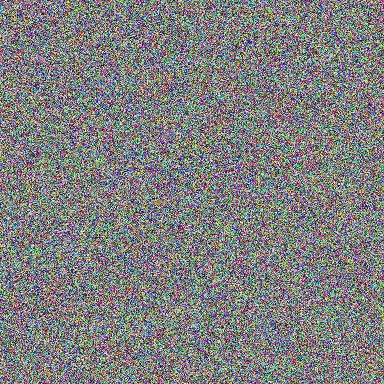
#> input picture apps/server/test_direct.jpg, 384 x 384 px
$ python -i image_quality.py   (imports and definitions only)   (older library calls are emulated)
#> lines starting #> are read from the running program, lines starting #| are printed output that depends on the picture
"""
Image quality validation service.

Performs quality checks on images before inference:
- Blur detection using variance of Laplacian
- Brightness validation (too dark/too bright)
"""

import cv2
import numpy as np
from typing import Tuple, Optional
from enum import Enum
from PIL import Image
import logging

logger = logging.getLogger(__name__)


class ImageQualityIssue(Enum):
    """Types of image quality issues."""
    BLURRY = "blurry"
    TOO_DARK = "too_dark"
    TOO_BRIGHT = "too_bright"
    LOW_RESOLUTION = "low_resolution"
    OK = "ok"


class ImageQualityResult:
    """Result of image quality check."""

    def __init__(self, is_acceptable: bool, issue: ImageQualityIssue,
                 blur_score: Optional[float] = None,
                 brightness_score: Optional[float] = None,
                 resolution: Optional[Tuple[int, int]] = None):
        self.is_acceptable = is_acceptable
        self.issue = issue
        self.blur_score = blur_score
        self.brightness_score = brightness_score
        self.resolution = resolution

    def get_user_message(self) -> str:
        """Get user-friendly message for the quality issue."""
        if self.issue == ImageQualityIssue.BLURRY:
            return "Image is too blurry. Please ensure the camera is focused and hold steady while taking the photo."
        elif self.issue == ImageQualityIssue.TOO_DARK:
            return "Image is too dark. Please take the photo in better lighting conditions or increase brightness."
        elif self.issue == ImageQualityIssue.TOO_BRIGHT:
            return "Image is overexposed. Please reduce lighting or move away from direct light sources."
        elif self.issue == ImageQualityIssue.LOW_RESOLUTION:
            return "Image resolution is too low. Please take a clearer photo from a closer distance or use a higher resolution camera."
        return ""


MIN_WIDTH = 224         # Minimum acceptable image width in pixels
MIN_HEIGHT = 224        # Minimum acceptable image height in pixels
# Quality thresholds - Very lenient for real-world mobile photos
BLUR_THRESHOLD = 20.0   # Variance of Laplacian below this indicates blur (very lenient for real photos)
BRIGHTNESS_MIN = 20.0   # Mean pixel intensity below this is too dark (0-255 scale) (very lenient)
BRIGHTNESS_MAX = 240.0  # Mean pixel intensity above this is too bright (0-255 scale) (very lenient)


def check_blur(image: Image.Image) -> Tuple[bool, float]:
    """
    Check if image is blurry using variance of Laplacian method.

    Args:
        image: PIL Image to check

    Returns:
        Tuple of (is_acceptable, blur_score)
        Higher blur_score means sharper image
    """
    try:
        # Convert PIL to numpy array
        img_array = np.array(image)

        # Convert to grayscale if needed
        if len(img_array.shape) == 3:
            gray = cv2.cvtColor(img_array, cv2.COLOR_RGB2GRAY)
        else:
            gray = img_array

        # Calculate variance of Laplacian
        laplacian = cv2.Laplacian(gray, cv2.CV_64F)
        blur_score = float(laplacian.var())

        is_acceptable = blur_score >= BLUR_THRESHOLD

        logger.debug(f"Blur check: score={blur_score:.2f}, threshold={BLUR_THRESHOLD}, acceptable={is_acceptable}")

        return is_acceptable, blur_score

    except Exception as e:
        logger.error(f"Error checking blur: {e}")
        # On error, assume acceptable to not block inference
        return True, 0.0


def check_brightness(image: Image.Image) -> Tuple[bool, float]:
    """
    Check if image brightness is acceptable (not too dark or too bright).

    Args:
        image: PIL Image to check

    Returns:
        Tuple of (is_acceptable, brightness_score)
        brightness_score is mean pixel intensity (0-255)
    """
    try:
        # Convert PIL to numpy array
        img_array = np.array(image)

        # Convert to grayscale for brightness calculation
        if len(img_array.shape) == 3:
            gray = cv2.cvtColor(img_array, cv2.COLOR_RGB2GRAY)
        else:
            gray = img_array

        # Calculate mean pixel intensity
        brightness_score = float(gray.mean())

        is_acceptable = BRIGHTNESS_MIN <= brightness_score <= BRIGHTNESS_MAX

        logger.debug(f"Brightness check: score={brightness_score:.2f}, "
                    f"range=[{BRIGHTNESS_MIN}, {BRIGHTNESS_MAX}], acceptable={is_acceptable}")

        return is_acceptable, brightness_score

    except Exception as e:
        logger.error(f"Error checking brightness: {e}")
        # On error, assume acceptable to not block inference
        return True, 0.0


def check_resolution(image: Image.Image) -> Tuple[bool, Tuple[int, int]]:
    """
    Check if image resolution meets minimum requirements.

    Args:
        image: PIL Image to check

    Returns:
        Tuple of (is_acceptable, (width, height))
    """
    try:
        width, height = image.size

        is_acceptable = width >= MIN_WIDTH and height >= MIN_HEIGHT

        logger.debug(f"Resolution check: {width}x{height}, "
                    f"minimum={MIN_WIDTH}x{MIN_HEIGHT}, acceptable={is_acceptable}")

        return is_acceptable, (width, height)

    except Exception as e:
        logger.error(f"Error checking resolution: {e}")
        # On error, assume acceptable to not block inference
        return True, (0, 0)


def check_image_quality(image: Image.Image) -> ImageQualityResult:
    """
    Perform comprehensive quality checks on an image.

    Checks performed:
    - Resolution (minimum size)
    - Blur detection
    - Brightness validation

    Args:
        image: PIL Image to check

    Returns:
        ImageQualityResult with details of the check
    """
    try:
        # Check resolution first
        resolution_ok, resolution = check_resolution(image)
        if not resolution_ok:
            logger.info(f"Image failed resolution check: {resolution[0]}x{resolution[1]}")
            return ImageQualityResult(
                is_acceptable=False,
                issue=ImageQualityIssue.LOW_RESOLUTION,
                resolution=resolution
            )

        # Check blur
        blur_ok, blur_score = check_blur(image)
        if not blur_ok:
            logger.info(f"Image failed blur check: score={blur_score:.2f}")
            return ImageQualityResult(
                is_acceptable=False,
                issue=ImageQualityIssue.BLURRY,
                blur_score=blur_score,
                resolution=resolution
            )

        # Check brightness
        brightness_ok, brightness_score = check_brightness(image)
        if not brightness_ok:
            if brightness_score < BRIGHTNESS_MIN:
                issue = ImageQualityIssue.TOO_DARK
                logger.info(f"Image too dark: brightness={brightness_score:.2f}")
            else:
                issue = ImageQualityIssue.TOO_BRIGHT
                logger.info(f"Image too bright: brightness={brightness_score:.2f}")

            return ImageQualityResult(
                is_acceptable=False,
                issue=issue,
                blur_score=blur_score,
                brightness_score=brightness_score,
                resolution=resolution
            )

        # All checks passed
        logger.debug(f"Image quality OK: blur={blur_score:.2f}, brightness={brightness_score:.2f}, resolution={resolution[0]}x{resolution[1]}")
        return ImageQualityResult(
            is_acceptable=True,
            issue=ImageQualityIssue.OK,
            blur_score=blur_score,
            brightness_score=brightness_score,
            resolution=resolution
        )

    except Exception as e:
        logger.error(f"Error in image quality check: {e}")
        # On error, assume acceptable to not crash
        return ImageQualityResult(
            is_acceptable=True,
            issue=ImageQualityIssue.OK
        )

>>> import cv2
>>> picture = cv2.cvtColor(cv2.imread('../../test_direct.jpg'), cv2.COLOR_BGR2RGB)
>>> result = check_image_quality(picture)
#> in check_image_quality, `resolution_ok, resolution = check_resolution(image)`: resolution_ok = True; resolution = (0, 0)
#> in check_blur, `gray = cv2.cvtColor(img_array, cv2.COLOR_RGB2GRAY)`:
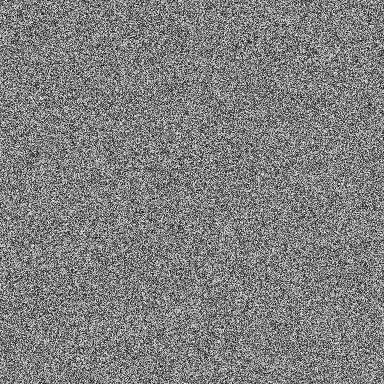
#> gray: shape (384, 384); min 0, max 255, mean 127
#> in check_blur, `laplacian = cv2.Laplacian(gray, cv2.CV_64F)`:
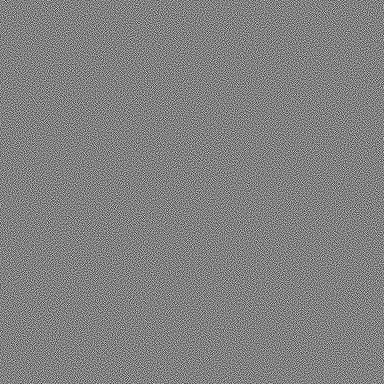
#> laplacian: shape (384, 384) float64; min -834, max 805, mean 0; drawn with min black and max white
#> in check_blur, `blur_score = float(laplacian.var())`: blur_score = 51847.4
#> in check_blur, `is_acceptable = blur_score >= BLUR_THRESHOLD`: is_acceptable = True
#> in check_image_quality, `blur_ok, blur_score = check_blur(image)`: blur_score = 51847.4
#> in check_brightness, `brightness_score = float(gray.mean())`: brightness_score = 127
#> in check_brightness, `is_acceptable = BRIGHTNESS_MIN <= brightness_score <= BRIGHTNESS_MAX`: is_acceptable = True
#> in check_image_quality, `brightness_ok, brightness_score = check_brightness(image)`: brightness_score = 127
#> in __init__, `self.blur_score = blur_score`: self.blur_score = 51847.4
#> in __init__, `self.brightness_score = brightness_score`: self.brightness_score = 127
#> in __init__, `self.resolution = resolution`: self.resolution = (0, 0)

$ run again, on apps/server/test_image.jpg
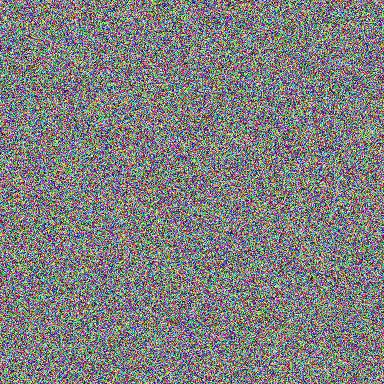
#> input picture apps/server/test_image.jpg, 384 x 384 px
#> resolution_ok = True; resolution = (0, 0)
#> in check_blur, `gray = cv2.cvtColor(img_array, cv2.COLOR_RGB2GRAY)`:
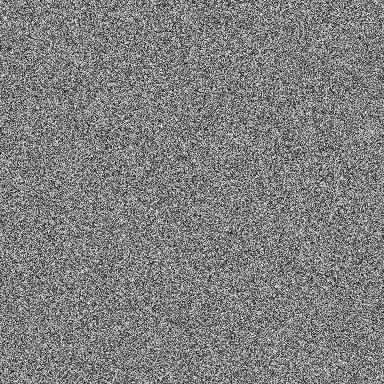
#> gray: shape (384, 384); min 1, max 254, mean 127
#> in check_blur, `laplacian = cv2.Laplacian(gray, cv2.CV_64F)`:
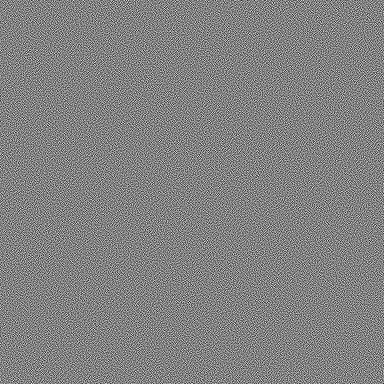
#> laplacian: shape (384, 384) float64; min -777, max 745, mean 0; drawn with min black and max white
#> in check_blur, `blur_score = float(laplacian.var())`: blur_score = 50995.4
#> in check_blur, `is_acceptable = blur_score >= BLUR_THRESHOLD`: is_acceptable = True
#> in check_image_quality, `blur_ok, blur_score = check_blur(image)`: blur_score = 50995.4
#> in check_brightness, `brightness_score = float(gray.mean())`: brightness_score = 127
#> in check_brightness, `is_acceptable = BRIGHTNESS_MIN <= brightness_score <= BRIGHTNESS_MAX`: is_acceptable = True
#> in check_image_quality, `brightness_ok, brightness_score = check_brightness(image)`: brightness_score = 127
#> self.blur_score = 50995.4
#> self.brightness_score = 127
#> self.resolution = (0, 0)

$ run again, on apps/server/test_pred.jpg
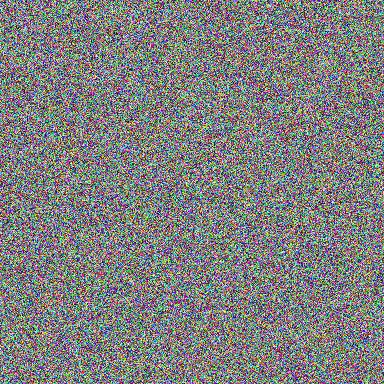
#> input picture apps/server/test_pred.jpg, 384 x 384 px
#> resolution_ok = True; resolution = (0, 0)
#> in check_blur, `gray = cv2.cvtColor(img_array, cv2.COLOR_RGB2GRAY)`:
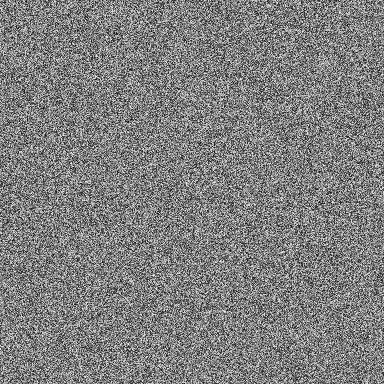
#> gray: shape (384, 384); min 1, max 254, mean 127.2
#> in check_blur, `laplacian = cv2.Laplacian(gray, cv2.CV_64F)`:
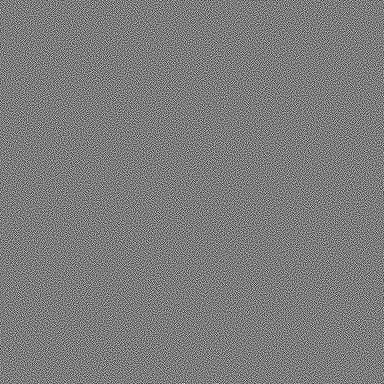
#> laplacian: shape (384, 384) float64; min -756, max 788, mean 0; drawn with min black and max white
#> in check_blur, `blur_score = float(laplacian.var())`: blur_score = 51136.1
#> in check_blur, `is_acceptable = blur_score >= BLUR_THRESHOLD`: is_acceptable = True
#> in check_image_quality, `blur_ok, blur_score = check_blur(image)`: blur_score = 51136.1
#> in check_brightness, `brightness_score = float(gray.mean())`: brightness_score = 127.2
#> in check_brightness, `is_acceptable = BRIGHTNESS_MIN <= brightness_score <= BRIGHTNESS_MAX`: is_acceptable = True
#> in check_image_quality, `brightness_ok, brightness_score = check_brightness(image)`: brightness_score = 127.2
#> self.blur_score = 51136.1
#> self.brightness_score = 127.2
#> self.resolution = (0, 0)

$ run again, on apps/server/test_simple.jpg
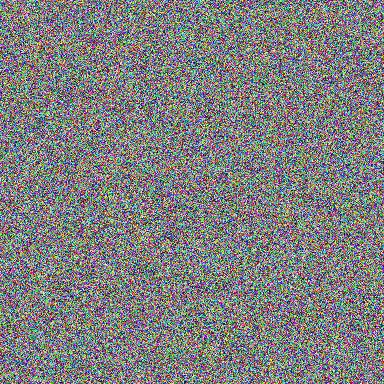
#> input picture apps/server/test_simple.jpg, 384 x 384 px
#> resolution_ok = True; resolution = (0, 0)
#> in check_blur, `gray = cv2.cvtColor(img_array, cv2.COLOR_RGB2GRAY)`:
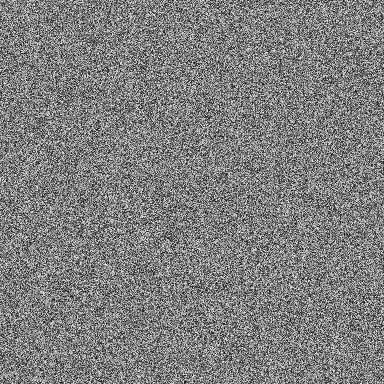
#> gray: shape (384, 384); min 1, max 255, mean 126.8
#> in check_blur, `laplacian = cv2.Laplacian(gray, cv2.CV_64F)`:
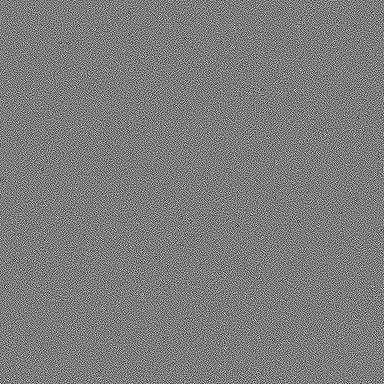
#> laplacian: shape (384, 384) float64; min -750, max 785, mean 0; drawn with min black and max white
#> in check_blur, `blur_score = float(laplacian.var())`: blur_score = 50894.6
#> in check_blur, `is_acceptable = blur_score >= BLUR_THRESHOLD`: is_acceptable = True
#> in check_image_quality, `blur_ok, blur_score = check_blur(image)`: blur_score = 50894.6
#> in check_brightness, `brightness_score = float(gray.mean())`: brightness_score = 126.8
#> in check_brightness, `is_acceptable = BRIGHTNESS_MIN <= brightness_score <= BRIGHTNESS_MAX`: is_acceptable = True
#> in check_image_quality, `brightness_ok, brightness_score = check_brightness(image)`: brightness_score = 126.8
#> self.blur_score = 50894.6
#> self.brightness_score = 126.8
#> self.resolution = (0, 0)
